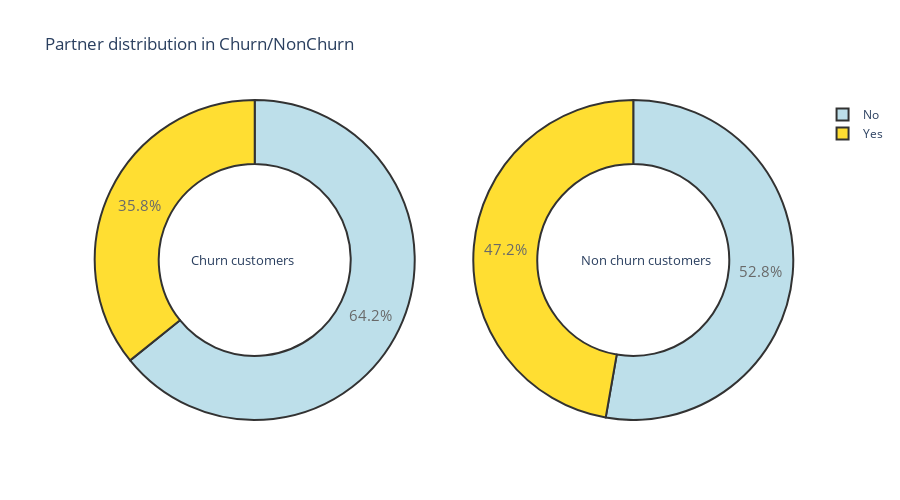
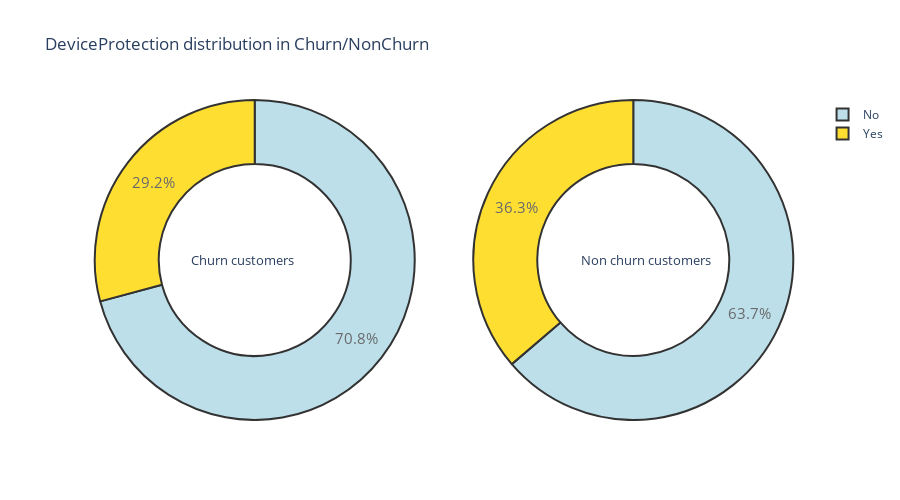
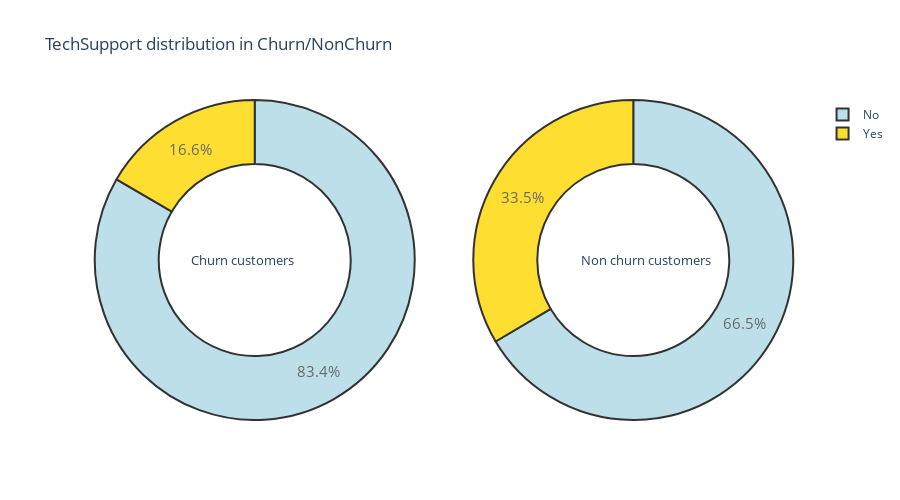
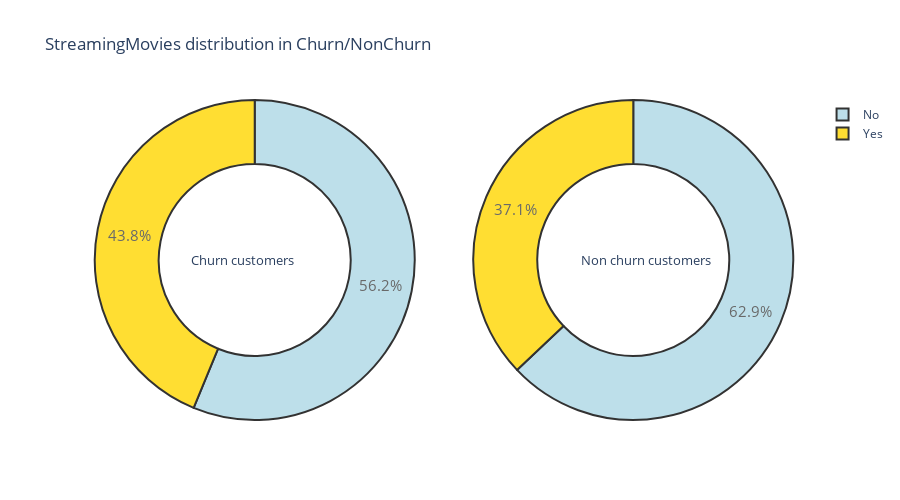

Notebook source saved alongside these figures, in order:
### Markdown cell above
### 3.2 Distribution of Categorical variables across the attrition *(Churn and Non Churn)*

### Code cell
# Defining a function so we can use it for all the categorical variables that were defined above. 
# We will use the same code that was defined above (a bit modified ofcourse).
def pie_plot_func (column_name):
    
    # For Churn customers (Section 2)
    trace_pie_1 = go.Pie(labels = churn[column_name].value_counts().keys().tolist(),
                  values = churn[column_name].value_counts().values.tolist(),
                  textfont = dict(size = 15), opacity = 0.8,
                  hole = 0.6,
                  hoverinfo = "label+percent",
                  domain = dict(x = [0,.48]),
                  name = "Churn Customers",
                  marker = dict(colors=['lightblue','gold', 'purple', 'red'],line = dict(width = 2, color = '#000000')))
    
    # For Non Churn customers (Section 2)
    trace_pie_2 = go.Pie(labels = non_churn[column_name].value_counts().keys().tolist(),
                  values = non_churn[column_name].value_counts().values.tolist(),
                  textfont = dict(size = 15), opacity = 0.8,
                  hole = 0.6,
                  hoverinfo = "label+percent",
                  domain = dict(x = [.52,1]),
                  name = "Non churn customers",
                  marker = dict(colors=['lightblue','gold', 'purple', 'red'],line = dict(width = 2,color = '#000000')))
    
    # Defining layout for the traces
    layout = dict(title = column_name + " distribution in Churn/NonChurn",  autosize = False,
                  height = 500,
                  width = 900,
                  annotations = [dict(text = "Churn customers",
                                                font = dict(size = 13),
                                                showarrow = False,
                                                x = .15, y = .5),
                                 dict(text = "Non churn customers",
                                                font = dict(size = 13),
                                                showarrow = False,
                                                x = .87,y = .5
                                               )])
    fig = dict(data = [trace_pie_1, trace_pie_2], layout = layout)
#     configure_plotly_browser_state()
    py.iplot(fig)

for var in categorical_columns:
    pie_plot_func(var)

### Figure 1 — Plotly figure (JSON) as saved in the notebook; plotly's stock layout.template omitted (floating-point values rounded to 4 significant figures)
{"data": [{"domain": {"x": [0, 0.48]}, "hole": 0.6, "hoverinfo": "label+percent", "labels": ["No", "Yes"], "marker": {"colors": ["lightblue", "gold", "purple", "red"], "line": {"color": "#000000", "width": 2}}, "name": "Churn Customers", "opacity": 0.8, "textfont": {"size": 15}, "type": "pie", "values": [1200, 669]}, {"domain": {"x": [0.52, 1]}, "hole": 0.6, "hoverinfo": "label+percent", "labels": ["Yes", "No"], "marker": {"colors": ["lightblue", "gold", "purple", "red"], "line": {"color": "#000000", "width": 2}}, "name": "Non churn customers", "opacity": 0.8, "textfont": {"size": 15}, "type": "pie", "values": [2724, 2439]}], "layout": {"annotations": [{"font": {"size": 13}, "showarrow": false, "text": "Churn customers", "x": 0.15, "y": 0.5}, {"font": {"size": 13}, "showarrow": false, "text": "Non churn customers", "x": 0.87, "y": 0.5}], "autosize": false, "height": 500, "title": {"text": "Partner distribution in Churn/NonChurn"}, "width": 900}}

### Figure 2 — Plotly figure (JSON) as saved in the notebook; plotly's stock layout.template omitted (floating-point values rounded to 4 significant figures)
{"data": [{"domain": {"x": [0, 0.48]}, "hole": 0.6, "hoverinfo": "label+percent", "labels": ["No", "Yes"], "marker": {"colors": ["lightblue", "gold", "purple", "red"], "line": {"color": "#000000", "width": 2}}, "name": "Churn Customers", "opacity": 0.8, "textfont": {"size": 15}, "type": "pie", "values": [1324, 545]}, {"domain": {"x": [0.52, 1]}, "hole": 0.6, "hoverinfo": "label+percent", "labels": ["No", "Yes"], "marker": {"colors": ["lightblue", "gold", "purple", "red"], "line": {"color": "#000000", "width": 2}}, "name": "Non churn customers", "opacity": 0.8, "textfont": {"size": 15}, "type": "pie", "values": [3290, 1873]}], "layout": {"annotations": [{"font": {"size": 13}, "showarrow": false, "text": "Churn customers", "x": 0.15, "y": 0.5}, {"font": {"size": 13}, "showarrow": false, "text": "Non churn customers", "x": 0.87, "y": 0.5}], "autosize": false, "height": 500, "title": {"text": "DeviceProtection distribution in Churn/NonChurn"}, "width": 900}}

### Figure 3 — Plotly figure (JSON) as saved in the notebook; plotly's stock layout.template omitted (floating-point values rounded to 4 significant figures)
{"data": [{"domain": {"x": [0, 0.48]}, "hole": 0.6, "hoverinfo": "label+percent", "labels": ["No", "Yes"], "marker": {"colors": ["lightblue", "gold", "purple", "red"], "line": {"color": "#000000", "width": 2}}, "name": "Churn Customers", "opacity": 0.8, "textfont": {"size": 15}, "type": "pie", "values": [1559, 310]}, {"domain": {"x": [0.52, 1]}, "hole": 0.6, "hoverinfo": "label+percent", "labels": ["No", "Yes"], "marker": {"colors": ["lightblue", "gold", "purple", "red"], "line": {"color": "#000000", "width": 2}}, "name": "Non churn customers", "opacity": 0.8, "textfont": {"size": 15}, "type": "pie", "values": [3433, 1730]}], "layout": {"annotations": [{"font": {"size": 13}, "showarrow": false, "text": "Churn customers", "x": 0.15, "y": 0.5}, {"font": {"size": 13}, "showarrow": false, "text": "Non churn customers", "x": 0.87, "y": 0.5}], "autosize": false, "height": 500, "title": {"text": "TechSupport distribution in Churn/NonChurn"}, "width": 900}}

### Figure 4 — Plotly figure (JSON) as saved in the notebook; plotly's stock layout.template omitted (floating-point values rounded to 4 significant figures)
{"data": [{"domain": {"x": [0, 0.48]}, "hole": 0.6, "hoverinfo": "label+percent", "labels": ["No", "Yes"], "marker": {"colors": ["lightblue", "gold", "purple", "red"], "line": {"color": "#000000", "width": 2}}, "name": "Churn Customers", "opacity": 0.8, "textfont": {"size": 15}, "type": "pie", "values": [1051, 818]}, {"domain": {"x": [0.52, 1]}, "hole": 0.6, "hoverinfo": "label+percent", "labels": ["No", "Yes"], "marker": {"colors": ["lightblue", "gold", "purple", "red"], "line": {"color": "#000000", "width": 2}}, "name": "Non churn customers", "opacity": 0.8, "textfont": {"size": 15}, "type": "pie", "values": [3250, 1913]}], "layout": {"annotations": [{"font": {"size": 13}, "showarrow": false, "text": "Churn customers", "x": 0.15, "y": 0.5}, {"font": {"size": 13}, "showarrow": false, "text": "Non churn customers", "x": 0.87, "y": 0.5}], "autosize": false, "height": 500, "title": {"text": "StreamingMovies distribution in Churn/NonChurn"}, "width": 900}}
